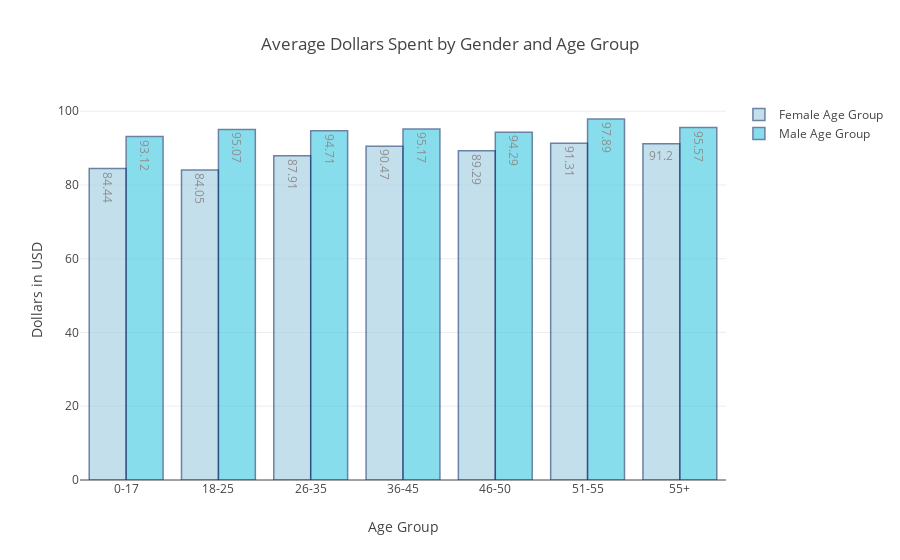

Notebook source saved alongside this figure:
### Code cell
x = ['0-17', '18-25','26-35','36-45','46-50','51-55','55+']
y_female= [84.44, 84.05, 87.91, 90.47, 89.29, 91.31, 91.2]
y_male = [93.12, 95.07, 94.71, 95.17, 94.29, 97.89, 95.57]

trace1 = go.Bar(
    x=x,
    y= y_female,
    text= y_female, 
    textposition = 'auto',
    name = 'Female Age Group',
    marker=dict(
        color='rgb(158,202,225)',
        line=dict(
            color='rgb(8,48,107)',
            width=1.5),
        ),
    opacity=0.6
)

trace2 = go.Bar(
    x=x,
    y=y_male,
    text=y_male,
    textposition = 'auto',
    name = 'Male Age Group',
    marker=dict(
        color='rgb(58,200,225)',
        line=dict(
            color='rgb(8,48,107)',
            width=1.5),
        ),
    opacity=0.6
)

data = [trace1,trace2]
layout = {'xaxis': {'title':'Age Group'},
          'yaxis':{'title': 'Dollars in USD'},
          'title':'Average Dollars Spent by Gender and Age Group'};

plotly.offline.iplot({'data':data, 'layout':layout}, filename='grouped-bar-direct-labels')

### Figure 1 — Plotly figure (JSON) as saved in the notebook; plotly's stock layout.template omitted (floating-point values rounded to 4 significant figures)
{"data": [{"marker": {"color": "rgb(158,202,225)", "line": {"color": "rgb(8,48,107)", "width": 1.5}}, "name": "Female Age Group", "opacity": 0.6, "text": ["84.44", "84.05", "87.91", "90.47", "89.29", "91.31", "91.2"], "textposition": "auto", "type": "bar", "uid": "1ba5fece-ae5c-4cda-af37-55af8bdf17e8", "x": ["0-17", "18-25", "26-35", "36-45", "46-50", "51-55", "55+"], "y": [84.44, 84.05, 87.91, 90.47, 89.29, 91.31, 91.2]}, {"marker": {"color": "rgb(58,200,225)", "line": {"color": "rgb(8,48,107)", "width": 1.5}}, "name": "Male Age Group", "opacity": 0.6, "text": ["93.12", "95.07", "94.71", "95.17", "94.29", "97.89", "95.57"], "textposition": "auto", "type": "bar", "uid": "93ab03d8-1686-424d-8441-e628f08e76ec", "x": ["0-17", "18-25", "26-35", "36-45", "46-50", "51-55", "55+"], "y": [93.12, 95.07, 94.71, 95.17, 94.29, 97.89, 95.57]}], "layout": {"title": {"text": "Average Dollars Spent by Gender and Age Group"}, "xaxis": {"title": {"text": "Age Group"}}, "yaxis": {"title": {"text": "Dollars in USD"}}}}
